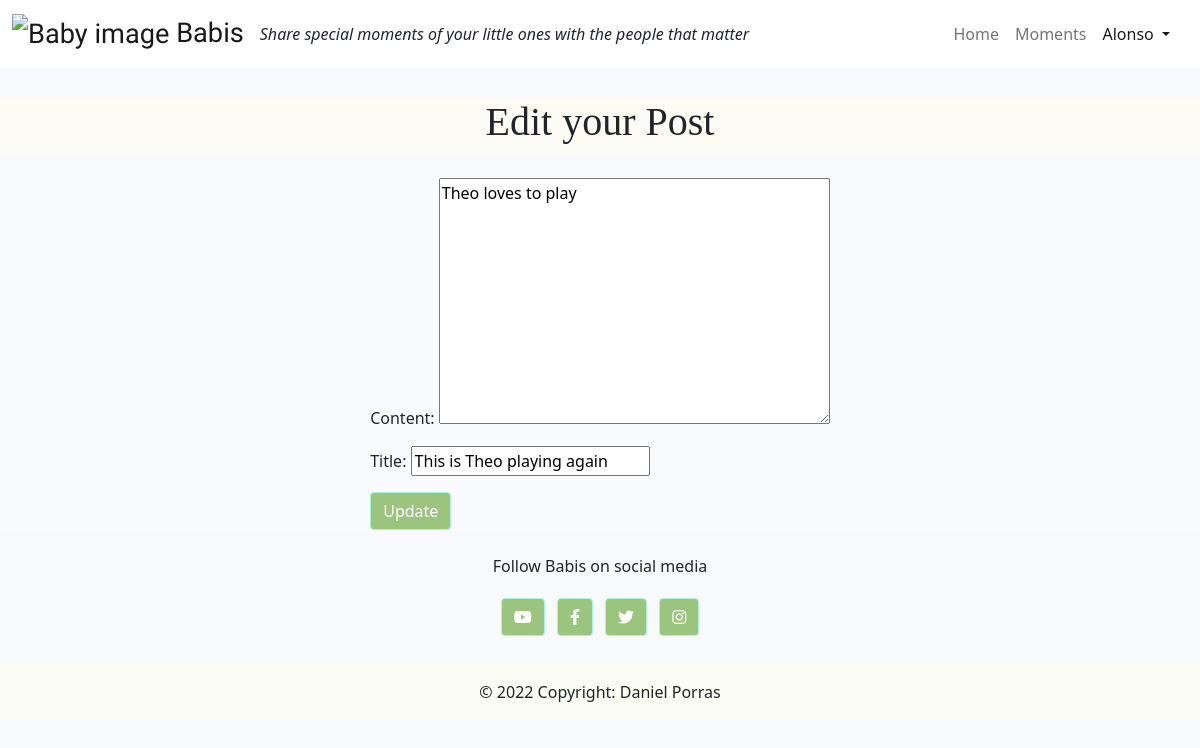
The app's page /edit_post/2/ (signed in) with its own data.
### feedpost/models.py (models this page shows, shortened)
class CustomUser(AbstractUser):
    is_parent = models.BooleanField(default=True)
    is_guest = models.BooleanField(default=False)

class Post(models.Model):
    title = models.CharField(max_length=200, unique=True)
    author = models.ForeignKey(
        CustomUser, on_delete=models.CASCADE, default=True)
    slug = models.SlugField(max_length=200, unique=True)
    content = models.TextField()
    featured_image = CloudinaryField("image", default="placeholder")
    created_at = models.DateTimeField(auto_now_add=True)
    updated_at = models.DateTimeField(auto_now=True)
    deleted_at = models.DateTimeField(auto_now=True)
    likes = models.ManyToManyField(
        CustomUser, related_name="likes", blank=True)
    class Meta:
        verbose_name_plural = "Posts"
        ordering = ["created_at"]

### feedpost/views.py (the view, shortened to what this page needs)
class PostEditView(LoginRequiredMixin, UserPassesTestMixin, UpdateView):
    model = Post
    fields = ["content", "title"]
    template_name = "edit_post.html"
    def test_func(self):
        post = self.get_object()
        return self.request.user == post.author

### templates/edit_post.html (shortened to what this page needs)
{% extends "base.html" %}
{% load crispy_forms_tags %}
{% load static %}
{% block content %}
<div class="d-flex justify-content-center post-color" style="margin-top:30px">
    <h1 class="title_font">Edit your Post</h1>
</div>
<div class="d-flex align-items-center justify-content-center">
    <br /><br />
    <form method="POST" enctype="multipart/form-data">
        {{ form.as_p }}
        <button class ="btn btn-primary m-12" type="submit">Update</button>
    </form>
</div>
{% endblock content %}

### templates/base.html (shortened to what this page needs)
{% load static %}
<!DOCTYPE html>
<html class="h-100">
<head>
  <link rel="stylesheet" href="https://cdnjs.cloudflare.com/ajax/libs/font-awesome/6.0.0-beta2/css/all.min.css"
/>
  <link rel="stylesheet" href="https://cdnjs.cloudflare.com/ajax/libs/font-awesome/5.15.3/css/all.min.css">
  <link href="https://cdn.jsdelivr.net/npm/bootstrap@5.0.1/dist/css/bootstrap.min.css" rel="stylesheet"
>
  <link rel="stylesheet" href="{% static 'css/style.css' %}">
</head>
<body class="d-flex flex-column h-100 main-bg">
  <nav class="navbar navbar-expand-lg navbar-light bg-white">
    <div class="container-fluid">
      <a class="navbar-brand logo_font large_text light_font white_font" href="{% url 'home' %}">
        <img
          src="https://img.freepik.com/premium-vector/cute-baby-elephant-with-moon-stars-vector-illustration_159446-654.jpg?w=740", alt="Baby image",
          width="60"> Babis
      </a><span class="font_italic">Share special moments of your little ones with the people that matter</span>
      <div class="navbar-nav ms-auto mb-2 mb-lg-0" style="margin-right: 10px; "id="navbarText">
        <ul class="navbar-nav me-auto mb-2 mb-lg-0">
          {% if user.is_authenticated %}
          <li class="nav-item">
            <a class="nav-link" aria-current="page" href="{% url 'home' %}">Home</a>
          </li>
          <li class="nav-item">
            <a class="nav-link" aria-current="page" href="{% url 'post_detail' %}">Moments</a>
          </li>
          <li class="nav-item dropdown">
            <a class="nav-link dropdown-toggle active" id="navbarDropdown" role="button" data-bs-toggle="dropdown"
              aria-expanded="false">
              {{user}}
            </a>
          {% endif %}
        </ul>
      </div>
    </div>
  </nav>
  <main class="flex-shrink-0 main-bg">
    {% block content %}{% endblock content %}
  </main>
  <footer class="bg-light text-lg-start">
    <div class="text-center py-4 align-items-center">
      <p>Follow Babis on social media</p>
      <a href="" class="btn btn-primary m-1" role="button" rel="nofollow" target="_blank">
        <i class="fab fa-youtube"></i>
      </a>
      <a href="" class="btn btn-primary m-1" role="button" rel="nofollow" target="_blank">
        <i class="fab fa-facebook-f"></i>
      </a>
      <a href="" class="btn btn-primary m-1" role="button" rel="nofollow" target="_blank">
        <i class="fab fa-twitter"></i>
      </a>
      <a href="" class="btn btn-primary m-1" role="button" rel="nofollow" target="_blank">
        <i class="fab fa-instagram"></i>
      </a>
    </div>
    <div class="text-center p-3 post-color">
      © 2022 Copyright: Daniel Porras
    </div>
  </footer>
</body>
</html>

### static/css/style.css (style rules this page uses)
body { background-color: #F9FAFC; }
.logo_font { font-family: 'DynaPuff', cursive; }
.title_font { font-family: 'Alumni Sans Pinstripe' }
.light_font { font-weight: 300; }
.large_text { font-size: 1.7rem; }
.font_italic { font-style: italic }
.btn-primary { color: #fff; background-color:rgb(155, 196, 127)!important; border-color: rgb(169, 244, 222)!important; }
.post-color { background-color: rgba(255, 255, 240, 0.5); }

### records on screen
CustomUser: username "Alonso"
Post: content "Theo loves to play", title "This is Theo playing again"
